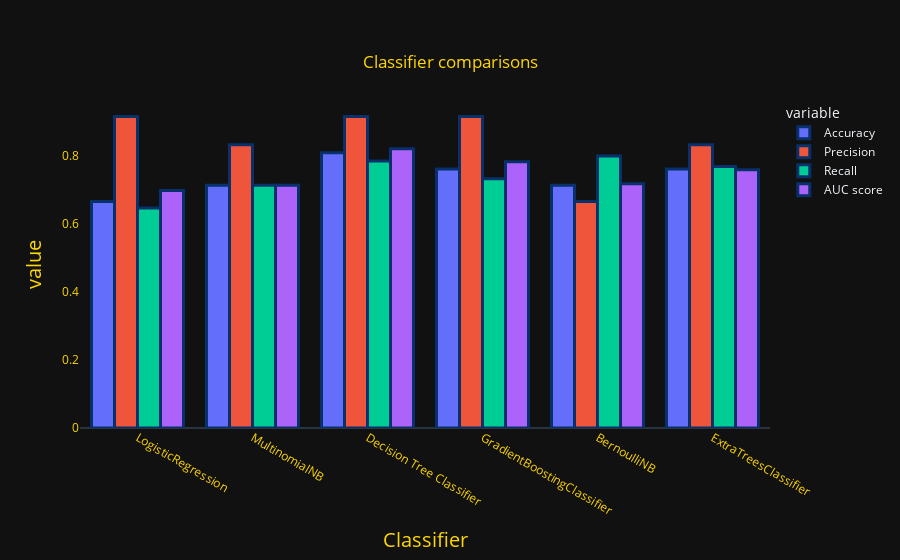

The cell this chart's notebook holds for it:
### Code cell
fig = px.bar(comp, title="Classifier comparisons",barmode="group",template='plotly_dark')
fig.update_traces( marker_line_color='rgb(8,48,107)',
                  marker_line_width=3)
fig.update_xaxes(showgrid=False,color='gold',title_font=dict(size=20))
fig.update_yaxes(showgrid=False,color='gold',title_font=dict(size=20))
fig.update_layout(title_font_color="gold",
    title={
        
        'y':0.9,
        'x':0.5,
        'xanchor': 'center',
        'yanchor': 'top'})
fig.show()

### Figure 1 — Plotly figure (JSON) as saved in the notebook; plotly's stock layout.template omitted (floating-point values rounded to 4 significant figures)
{"data": [{"alignmentgroup": "True", "hovertemplate": "variable=Accuracy<br>Classifier=%{x}<br>value=%{y}<extra></extra>", "legendgroup": "Accuracy", "marker": {"color": "#636efa", "line": {"color": "rgb(8,48,107)", "width": 3}, "pattern": {"shape": ""}}, "name": "Accuracy", "offsetgroup": "Accuracy", "orientation": "v", "showlegend": true, "textposition": "auto", "type": "bar", "x": ["LogisticRegression", "MultinomialNB", "Decision Tree Classifier", "GradientBoostingClassifier", "BernoulliNB", "ExtraTreesClassifier"], "xaxis": "x", "y": [0.6667, 0.7143, 0.8095, 0.7619, 0.7143, 0.7619], "yaxis": "y"}, {"alignmentgroup": "True", "hovertemplate": "variable=Precision<br>Classifier=%{x}<br>value=%{y}<extra></extra>", "legendgroup": "Precision", "marker": {"color": "#EF553B", "line": {"color": "rgb(8,48,107)", "width": 3}, "pattern": {"shape": ""}}, "name": "Precision", "offsetgroup": "Precision", "orientation": "v", "showlegend": true, "textposition": "auto", "type": "bar", "x": ["LogisticRegression", "MultinomialNB", "Decision Tree Classifier", "GradientBoostingClassifier", "BernoulliNB", "ExtraTreesClassifier"], "xaxis": "x", "y": [0.9167, 0.8333, 0.9167, 0.9167, 0.6667, 0.8333], "yaxis": "y"}, {"alignmentgroup": "True", "hovertemplate": "variable=Recall<br>Classifier=%{x}<br>value=%{y}<extra></extra>", "legendgroup": "Recall", "marker": {"color": "#00cc96", "line": {"color": "rgb(8,48,107)", "width": 3}, "pattern": {"shape": ""}}, "name": "Recall", "offsetgroup": "Recall", "orientation": "v", "showlegend": true, "textposition": "auto", "type": "bar", "x": ["LogisticRegression", "MultinomialNB", "Decision Tree Classifier", "GradientBoostingClassifier", "BernoulliNB", "ExtraTreesClassifier"], "xaxis": "x", "y": [0.6471, 0.7143, 0.7857, 0.7333, 0.8, 0.7692], "yaxis": "y"}, {"alignmentgroup": "True", "hovertemplate": "variable=AUC score<br>Classifier=%{x}<br>value=%{y}<extra></extra>", "legendgroup": "AUC score", "marker": {"color": "#ab63fa", "line": {"color": "rgb(8,48,107)", "width": 3}, "pattern": {"shape": ""}}, "name": "AUC score", "offsetgroup": "AUC score", "orientation": "v", "showlegend": true, "textposition": "auto", "type": "bar", "x": ["LogisticRegression", "MultinomialNB", "Decision Tree Classifier", "GradientBoostingClassifier", "BernoulliNB", "ExtraTreesClassifier"], "xaxis": "x", "y": [0.6985, 0.7143, 0.8214, 0.7833, 0.7182, 0.7596], "yaxis": "y"}], "layout": {"barmode": "group", "legend": {"title": {"text": "variable"}, "tracegroupgap": 0}, "title": {"font": {"color": "gold"}, "text": "Classifier comparisons", "x": 0.5, "xanchor": "center", "y": 0.9, "yanchor": "top"}, "xaxis": {"anchor": "y", "color": "gold", "domain": [0, 1], "showgrid": false, "title": {"font": {"size": 20}, "text": "Classifier"}}, "yaxis": {"anchor": "x", "color": "gold", "domain": [0, 1], "showgrid": false, "title": {"font": {"size": 20}, "text": "value"}}}}
